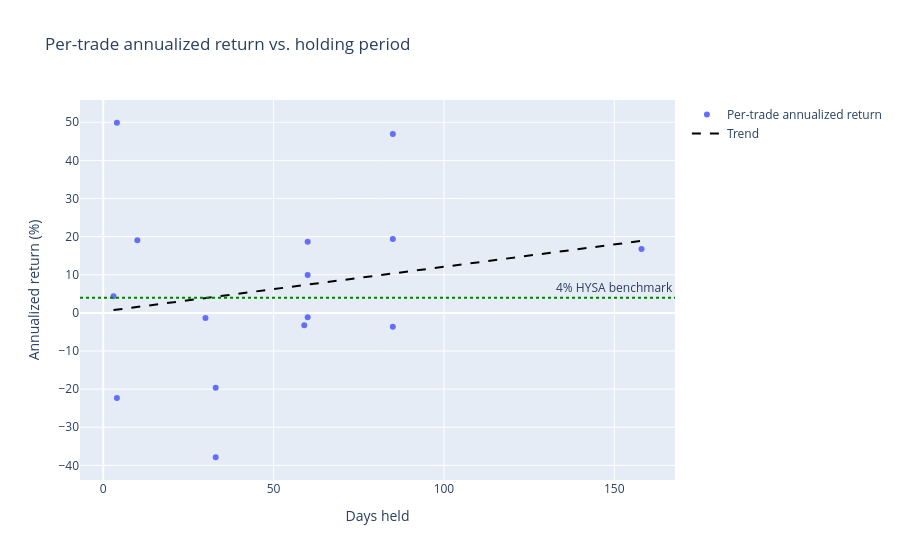

The cell this chart's notebook holds for it:
### Markdown cell above
## 5. Annualized return curve

Per-trade annualized return against days held, with a fitted trend and the flat HYSA benchmark line. Short holds annualize into large, noisy numbers by design — that's why the combined alpha above uses period alpha instead of this annualized figure.

### Code cell
trend_x, trend_y = returns.fit_trend(
    returns_df.select("days_held").to_series().to_numpy(),
    returns_df.select("annualized_return_pct").to_series().to_numpy(),
    config,
)
visualization.plot_return_curve(returns_df, trend_x, trend_y, config).show()

### Figure 1 — Plotly figure (JSON) as saved in the notebook; plotly's stock layout.template omitted (floating-point values rounded to 4 significant figures)
{"data": [{"hovertemplate": "%{text}<br>Days held: %{x}<br>Annualized: %{y:.1f}%<extra></extra>", "mode": "markers", "name": "Per-trade annualized return", "text": ["VOO", "BND", "VOO", "VXUS", "BND", "VOO", "VXUS", "BND", "QQQM", "VOO", "BND", "VXUS", "VOO", "VXUS", "VOO"], "type": "scatter", "x": [158, 85, 85, 85, 60, 60, 60, 59, 33, 33, 30, 10, 4, 4, 3], "y": [16.77, -3.645, 46.93, 19.36, -1.157, 18.64, 9.932, -3.238, -37.87, -19.64, -1.322, 19.08, 49.87, -22.31, 4.357]}, {"line": {"color": "black", "dash": "dash"}, "mode": "lines", "name": "Trend", "type": "scatter", "x": [3, 4, 4, 10, 30, 33, 33, 59, 60, 60, 60, 85, 85, 85, 158], "y": [0.7309, 0.848, 0.848, 1.551, 3.894, 4.245, 4.245, 7.291, 7.408, 7.408, 7.408, 10.34, 10.34, 10.34, 18.89]}], "layout": {"annotations": [{"showarrow": false, "text": "4% HYSA benchmark", "x": 1, "xanchor": "right", "xref": "x domain", "y": 4, "yanchor": "bottom", "yref": "y"}], "shapes": [{"line": {"color": "green", "dash": "dot"}, "type": "line", "x0": 0, "x1": 1, "xref": "x domain", "y0": 4, "y1": 4, "yref": "y"}], "title": {"text": "Per-trade annualized return vs. holding period"}, "xaxis": {"title": {"text": "Days held"}}, "yaxis": {"title": {"text": "Annualized return (%)"}}}}
